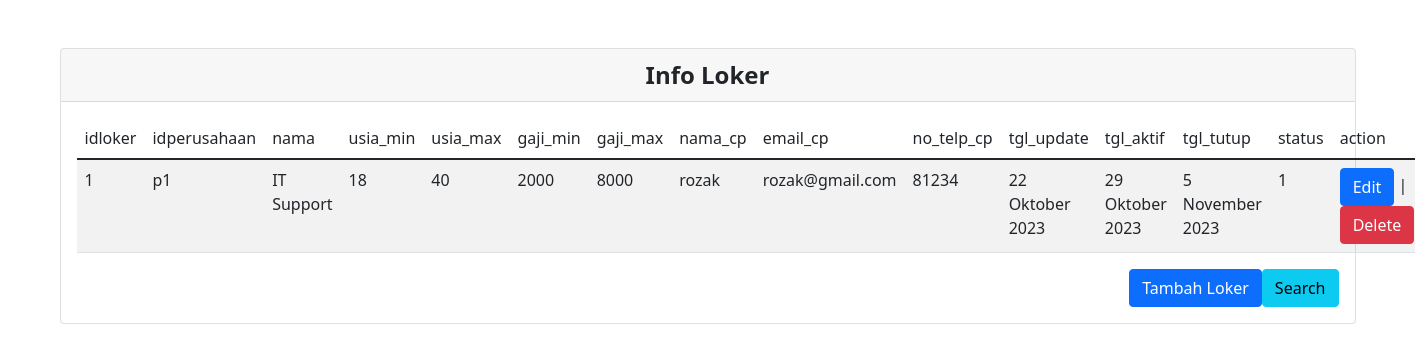
Screenshot of /index_loker.php with the database file from the repository.
### tables this page shows
CREATE TABLE `loker` (
  `idloker` varchar(20) NOT NULL,
  `idperusahaan` varchar(20) NOT NULL,
  `nama` varchar(50) NOT NULL,
  `tipe` varchar(20) NOT NULL,
  `usia_min` int(11) NOT NULL,
  `usia_max` int(11) NOT NULL,
  `gaji_min` int(20) NOT NULL,
  `gaji_max` int(25) NOT NULL,
  `nama_cp` varchar(30) NOT NULL,
  `email_cp` varchar(50) NOT NULL,
  `no_telp_cp` int(15) NOT NULL,
  `tgl_update` varchar(30) NOT NULL,
  `tgl_aktif` varchar(30) NOT NULL,
  `tgl_tutup` varchar(30) NOT NULL,
  `status` varchar(30) NOT NULL
);

### index_loker.php (the view, shortened to what this page needs)
<?php
require_once('db_login.php');
$sql = "SELECT * FROM loker";
$result = $db->query($sql);
?>
<div class="card mt-5">
    <div class="card-header text-center" style="font-size: 24px; font-weight: bold;">Info Loker</div>
        <div class="card-body">
            <table class="table table-striped">
            <thead>
                <tr>
                    <td>idloker</td>
                    <td>idperusahaan</td>
                    <td>nama</td>
                    <td>usia_min</td>
                    <td>usia_max</td>
                    <td>gaji_min</td>
                    <td>gaji_max</td>
                    <td>nama_cp</td>
                    <td>email_cp</td>
                    <td>no_telp_cp</td>
                    <td>tgl_update</td>
                    <td>tgl_aktif</td>
                    <td>tgl_tutup</td>
                    <td>status</td>
                    <td>action</td>
                </tr>
            </thead>
            <tbody>
                <?php
                if ($result->num_rows > 0) {
                    while ($row = $result->fetch_assoc()) {
                        echo '<tr>';
                        echo '<td>' . $row['idloker'] . '</td>';
                        echo '<td>' . $row['idperusahaan'] . '</td>';
                        echo '<td>' . $row['nama'] . '</td>';
                        echo '<td>' . $row['usia_min'] . '</td>';
                        echo '<td>' . $row['usia_max'] . '</td>';
                        echo '<td>' . $row['gaji_min'] . '</td>';
                        echo '<td>' . $row['gaji_max'] . '</td>';
                        echo '<td>' . $row['nama_cp'] . '</td>';
                        echo '<td>' . $row['email_cp'] . '</td>';
                        echo '<td>' . $row['no_telp_cp'] . '</td>';
                        echo '<td>' . $row['tgl_update'] . '</td>';
                        echo '<td>' . $row['tgl_aktif'] . '</td>';
                        echo '<td>' . $row['tgl_tutup'] . '</td>';
                        echo '<td>' . $row['status'] . '</td>';
                        echo '<td><a href="./CRUD_loker/edit_loker.php?idloker=' . $row['idloker'] . '" class="btn btn-primary">Edit</a> | <a href="./CRUD_loker/delete_loker.php?idloker=' . $row['idloker'] . '"class="btn btn-danger">Delete</a></td>';
                        echo '</tr>';
                    }
                } else {
                    echo '<tr><td colspan="6">Tidak ada data loker.</td></tr>';
                }
                ?>
            </tbody>
        </table>
        <a href="search_loker.php" class="btn btn-info float-end">Search</a>
        <a href="./CRUD_loker/add_loker.php" class="btn btn-primary float-end">Tambah Loker</a>
    </div>
</div>

### rows the page displays
loker: idloker "1", idperusahaan "p1", nama "IT Support", usia_min "18", usia_max "40", gaji_min "2000", gaji_max "8000", nama_cp "rozak", email_cp "rozak@gmail.com", no_telp_cp "81234", tgl_update "22 Oktober 2023", tgl_aktif "29 Oktober 2023", tgl_tutup "5 November 2023", status "1"
